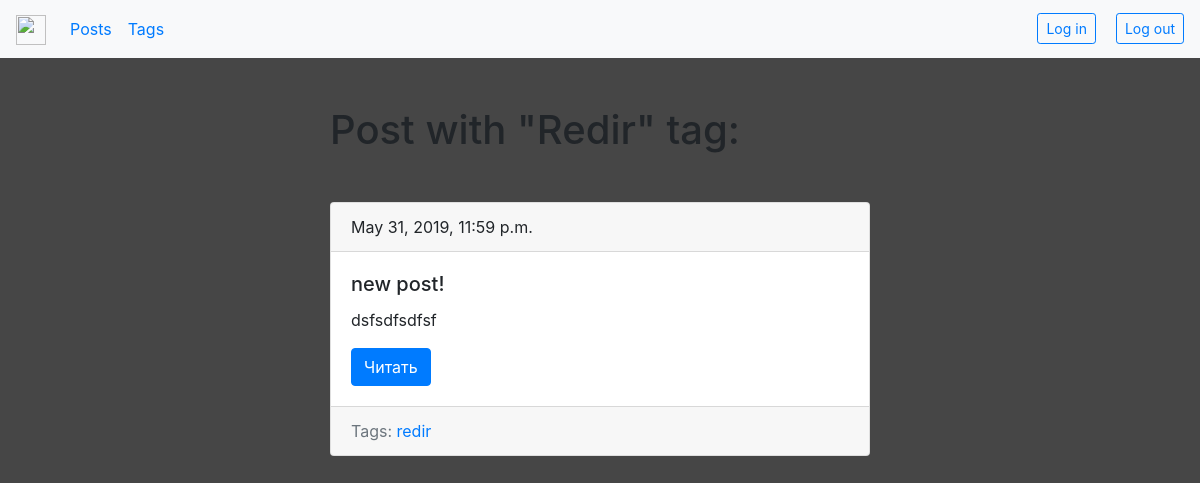
The app's page /blog/tags/redir/ with its own data.
### blog/models.py (models this page shows, shortened)
class Tag(models.Model):
    title = models.CharField(max_length=50)
    slug = models.SlugField(max_length=50, unique=True)
    def get_absolute_url(self):
        return reverse('tag_detail_url', kwargs={'slug': self.slug})
    class Meta:
        ordering = ['title']

class Post(models.Model):
    title = models.CharField(max_length=150, db_index=True)
    slug = models.SlugField(max_length=150, blank=True, unique=True)
    body = models.TextField(blank=True, db_index=True)
    tags = models.ManyToManyField('Tag', blank=True, related_name='posts')
    date_pub = models.DateTimeField(auto_now_add=True)
    def get_absolute_url(self):
        return reverse('post_detail_url', kwargs={'slug': self.slug})
    class Meta:
        ordering = ['-date_pub']

### blog/views.py (the view)
# urls.py: path('tags/<str:slug>/', TagDetail.as_view(), name='tag_detail_url'),
class TagDetail(ObjectDetailMixin, View):
    model = Tag
    template = 'blogg/tag_detail.html'

### blog/utils.py (called while the page is built)
    def get(self, request, slug):
        obj = get_object_or_404(self.model, slug__iexact=slug)
        return render(request, self.template, context={self.model.__name__.lower(): obj,
                                                       'admin_obj': obj, 'detail': True})

### blog/templates/blogg/tag_detail.html (shortened to what this page needs)
{% extends 'blogg/base_blog.html'%}
{% block content %}
    <h1 class="mb-5">Post with "{{ tag.title|title }}" tag:</h1>
    {%for post in tag.posts.all%}
        {% include 'blogg/includs/post_card_template.html'%}
    {%endfor%}
{% endblock%}

### blog/templates/blogg/includs/post_card_template.html
<div class="card mb-4">
    <div class="card-header">
        {{post.date_pub}}
    </div>
    <div class="card-body">
        <h5 class="card-title">{{post.title}}</h5>
        <p class="card-text">{{post.body|truncatewords:15}}</p>
        <a href="{{ post.get_absolute_url }}" class="btn btn-primary">Читать</a>
    </div>
    <div class="card-footer text-muted">
        Tags:
        {% for tag in post.tags.all %}
            <a href="{{ tag.get_absolute_url }}">{{ tag.title }}</a>
        {%endfor%}
    </div>
</div>

### templates/base.html (style rules this page uses)
body { background-image: url('https://wallbox.ru/wallpapers/main/201111/a1e1860795f19cab101037f9638e7a17.jpg'); background-position: center center; background-repeat: no-repeat; background-attachment:fixed; background-size: cover; background-color: #464646; }

### records on screen
Tag: title "Redir", title "redir"
Post: date_pub "May 31, 2019, 11:59 p.m.", title "new post!", body "dsfsdfsdfsf"
